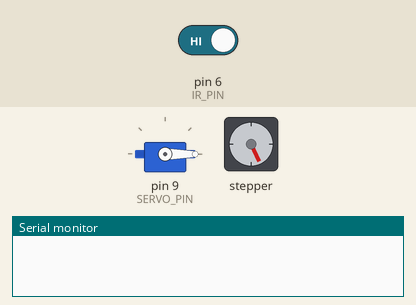
Recording of a sketch running on a simulated Arduino Uno, built with avr-gcc and run on an emulated ATmega328P. Shown: servo, stepper motor, the last lines printed to the serial monitor. The inputs (shaded band) are chosen by the test bench; at power-on: pin 6 (IR_PIN) HIGH. Stepper angles assume 200 steps per turn.

Above: at 4.4 s.
4.5 s: pin 6 (IR_PIN) driven LOW
At 6.5 s:
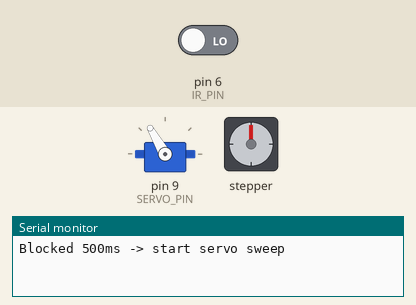
At 23.9 s:
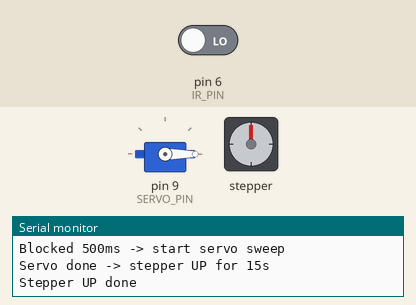
Timing chart, 0 to 25.4 s (numbered marks = the images above; inputs shaded):
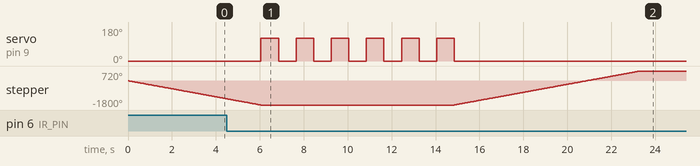

Measured:
- after the input at 4.5 s, servo on pin 9 (SERVO_PIN): alternates 120° for 0.80 s and 0° for 0.80 s, 12 changes in all, then stays 0°, starting after 1.6 s

The sketch:

pump.ino
```cpp
#include <Stepper.h>
#include <Servo.h>

const int stepsPerRevolution = 200;

// IMPORTANT: avoid pins 0/1 when using Serial
Stepper myStepper(stepsPerRevolution, 5, 2, 3, 4);

const int IR_PIN = 6;
const int SERVO_PIN = 9;
Servo myServo;

const unsigned long LOW_HOLD_MS = 500UL;
const unsigned long SERVO_DELAY_MS = 800UL;

bool servoMode = false;
bool servoSweepEnabled = true;

unsigned long lowStartMs = 0;
unsigned long lastServoToggleMs = 0;
bool servoAt120 = false;

const unsigned long SERVO_RUN_MS = 10000UL;   // servo sweeps for 10s
unsigned long servoStartMs = 0;

bool stepperUpDone = false;                   // step up only once
const unsigned long STEP_UP_MS = 8000UL;     // step up for 15s

bool isBlocked() {
  return (digitalRead(IR_PIN) == LOW); // flip if your module is inverted
}

void setup() {
  pinMode(IR_PIN, INPUT);

  Serial.begin(9600);

  myStepper.setSpeed(50);

  myServo.attach(SERVO_PIN);
  myServo.write(0);
}

void loop() {
  unsigned long now = millis();

  // ---- SEARCH MODE ----
  if (!servoMode) {
    myStepper.step(-200); // searching direction

    if (isBlocked()) {
      if (lowStartMs == 0) lowStartMs = now;
      if (now - lowStartMs >= LOW_HOLD_MS) {
        servoMode = true;
        servoStartMs = now;
        lastServoToggleMs = now;
        servoAt120 = false;
        servoSweepEnabled = true;
        myServo.write(0);
        Serial.println("Blocked 500ms -> start servo sweep");
      }
    } else {
      lowStartMs = 0;
    }
    return;
  }

  // ---- SERVO MODE ----
  if (servoSweepEnabled && (now - lastServoToggleMs >= SERVO_DELAY_MS)) {
    lastServoToggleMs = now;
    servoAt120 = !servoAt120;
    myServo.write(servoAt120 ? 120 : 0);
  }

  // After 10s of servo sweep, stop servo and run stepper UP for 15s (demo-style loop)
  if (!stepperUpDone && (now - servoStartMs >= SERVO_RUN_MS)) {
    servoSweepEnabled = false;
    myServo.write(0);

    Serial.println("Servo done -> stepper UP for 15s");

    unsigned long startMs = millis();
    while (millis() - startMs < STEP_UP_MS) {
      myStepper.step(200);   // UP direction (flip sign if needed)
    }

    Serial.println("Stepper UP done");
    stepperUpDone = true;   // don't do it again
  }
}
```
